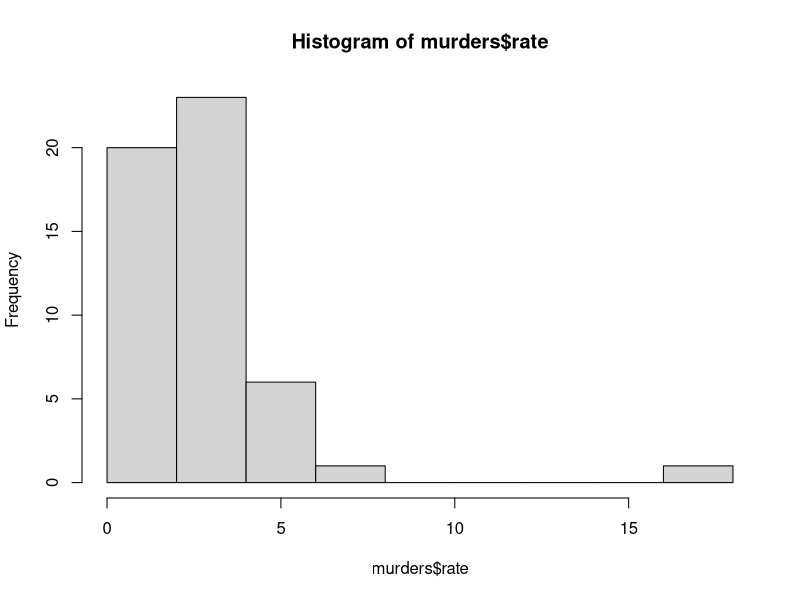

Write the R code that produced this figure.
library(dslabs)
library(dplyr)
data("murders")
murders<-mutate(murders, rate=total/population*100000)
hist(murders$rate)
